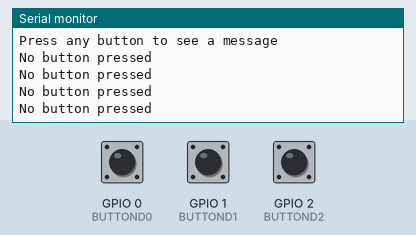
This program was run on a simulated ESP32-S3. Shown: the last lines printed to the serial monitor. Inputs (shaded band) come from the test bench; at power-on: GPIO 0 (BUTTOND0) HIGH, GPIO 1 (BUTTOND1) LOW, GPIO 2 (BUTTOND2) LOW.

Above: at 2.2 s.
2.3 s: GPIO 0 (BUTTOND0) pulled LOW for 0.35 s
At 2.71 s:
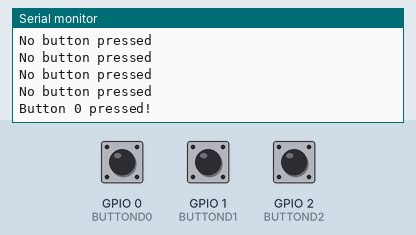
4.1 s: GPIO 1 (BUTTOND1) pulled HIGH for 0.35 s
At 4.51 s:
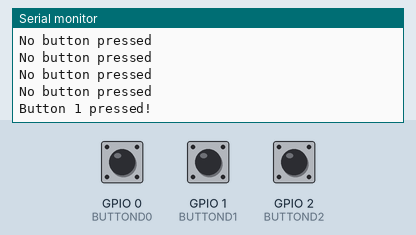
5.9 s: GPIO 2 (BUTTOND2) pulled HIGH for 0.35 s
At 6.31 s:
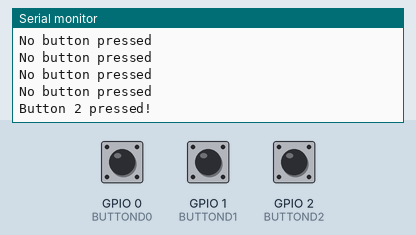

Measured:
- after the input at 2.3 s, the serial monitor: prints a new line after 0.20 s (image 1)
- after the input at 4.1 s, the serial monitor: prints a new line after 0.20 s (image 2)
- after the input at 5.9 s, the serial monitor: prints a new line after 0.20 s (image 3)

The program:

main.cpp
```cpp
#include <Arduino.h>
// ----- BUTTON TEST CODE -----

// Define your button pins
#define BUTTOND0 0
#define BUTTOND1 1
#define BUTTOND2 2

void setup() {
  Serial.begin(115200);
  delay(1000);
  Serial.println("=== Button Test Started ===");
  Serial.println("Press any button to see a message");

  // Set button pins as inputs with pull-ups
  pinMode(BUTTOND0, INPUT_PULLUP); //note that BUTTOND0 is set to INPUT_PULLUP
  pinMode(BUTTOND1, INPUT); //note that BUTTOND1 is set to INPUT without pull-up
  pinMode(BUTTOND2, INPUT_PULLDOWN); //note that BUTTOND2 is set to INPUT_PULLDOWN
}

void loop() {
  if (digitalRead(BUTTOND0) == LOW) {
    Serial.println("Button 0 pressed!");
    delay(300);
  }
  if (digitalRead(BUTTOND1) == HIGH) {
    Serial.println("Button 1 pressed!");
    delay(300);
  }
  if (digitalRead(BUTTOND2) == HIGH) {
    Serial.println("Button 2 pressed!");
    delay(300);
  } else {
    Serial.println("No button pressed");
    delay(300);
  }
}
```
